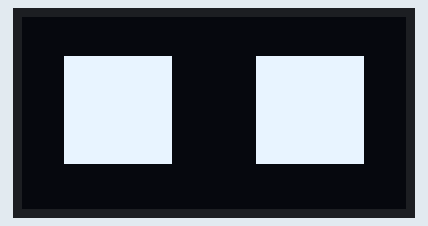
This sketch was run on a simulated Arduino Uno, built with avr-gcc and run on an emulated ATmega328P. On the bench: 128×64 one-colour display.

Above: at 0.1 s.
At 2.62 s:
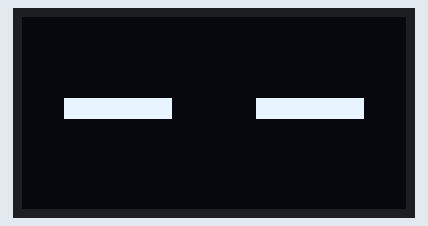

Measured:
- what the display in image 0 shows lasts 1.0 s, from 0.1 s to 1.1 s

The sketch:

OLED.ino
```cpp
/*
This a code for displaying  Robotics Eyes  on OLED dispaly.Loopaka was used to make a picture for open eye and a close eye.
This will include::
o Arduino Uno
o OLED Display
o Jumper
o Arduino Cable
Follow on
Github::https://github.com/engrpakistan?tab=repositories
Instagam::https://www.instagram.com/eng_from_pakistan/
Youtube::https://www.youtube.com/channel/UCsQf9zGTax1Qi_v5OIi3tJQ
Youtube Link for OLED ROBOTIC EYES::https://youtu.be/-AVrTNCcaBg?si=NO40Dw1FHCp-gywQ&t=239
*/
#include <Arduino.h>
#include <U8g2lib.h>
#include <Wire.h>

U8G2_SSD1306_128X64_NONAME_F_HW_I2C u8g2(U8G2_R0, /* reset=*/U8X8_PIN_NONE);  // initialization for the used OLED display

void setup(void) {
  u8g2.begin();  // start the u8g2 library
u8g2.setBitmapMode(1);
u8g2.setFontMode(1);
u8g2.setFont(u8g2_font_6x10_tr);
u8g2.drawStr(42, 18, "ENGINEER");
u8g2.setFont(u8g2_font_6x10_tr);
u8g2.drawStr(53, 32, "FROM");
u8g2.setFont(u8g2_font_6x10_tr);
u8g2.drawStr(41, 45, "PAKISTAN");
}

void loop(void) {
  int open_speed=1000; //  time for the eyes to remain OPEN
  int close_speed=300; //  time for the eyes to remian CLOSE
  eye_open();
  delay(open_speed);
  eye_close();
  delay(close_speed);
  eye_open();
  delay(open_speed);
  eye_close();
  delay(close_speed);
  eye_open();
  delay(3000);
}
void eye_open() {
  u8g2.clearBuffer();  // clear the internal memory
  u8g2.setBitmapMode(1);
  u8g2.drawBox(14, 13, 36, 36);
  u8g2.drawBox(78, 13, 36, 36);
  u8g2.sendBuffer();
}
void eye_close() {
  u8g2.clearBuffer(); // clear the internal memory
  u8g2.setBitmapMode(1);
  u8g2.drawBox(14, 27, 36, 7);
  u8g2.drawBox(78, 27, 36, 7);
  u8g2.sendBuffer();
}
```
